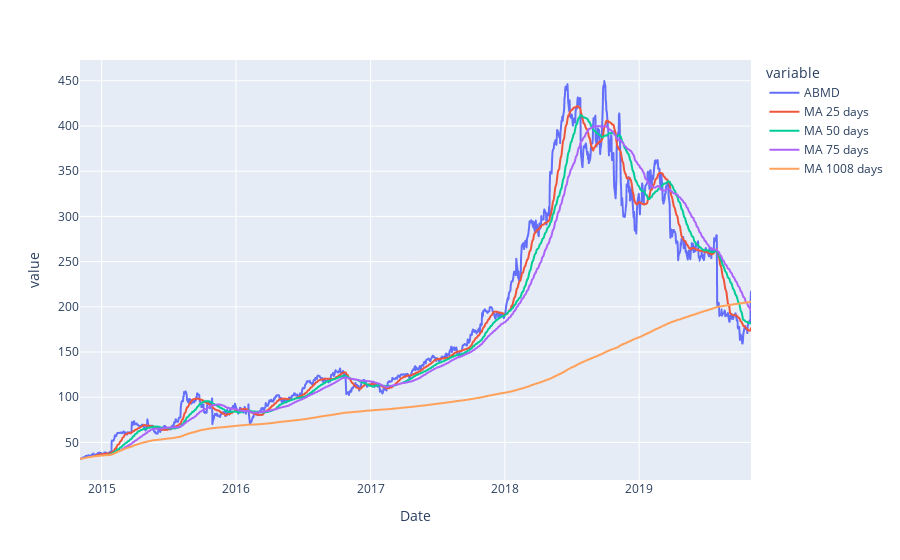

The notebook cell saved with this chart:
### Code cell
abmd.moving_average(25,50,75,252*4, end_date="2019-11-01")

### Figure 1 — Plotly figure (JSON) as saved in the notebook; plotly's stock layout.template omitted (floating-point values rounded to 4 significant figures; data arrays with more than 128 entries replaced by an {"elided": "..."} marker saying what was removed)
{"data": [{"hovertemplate": "variable=ABMD<br>Date=%{x}<br>value=%{y}<extra></extra>", "legendgroup": "ABMD", "line": {"color": "#636efa", "dash": "solid"}, "mode": "lines", "name": "ABMD", "showlegend": true, "type": "scattergl", "x": {"elided": "1259 str values"}, "xaxis": "x", "y": {"elided": "1259 float values"}, "yaxis": "y"}, {"hovertemplate": "variable=MA 25 days<br>Date=%{x}<br>value=%{y}<extra></extra>", "legendgroup": "MA 25 days", "line": {"color": "#EF553B", "dash": "solid"}, "mode": "lines", "name": "MA 25 days", "showlegend": true, "type": "scattergl", "x": {"elided": "1259 str values"}, "xaxis": "x", "y": {"elided": "1259 float values"}, "yaxis": "y"}, {"hovertemplate": "variable=MA 50 days<br>Date=%{x}<br>value=%{y}<extra></extra>", "legendgroup": "MA 50 days", "line": {"color": "#00cc96", "dash": "solid"}, "mode": "lines", "name": "MA 50 days", "showlegend": true, "type": "scattergl", "x": {"elided": "1259 str values"}, "xaxis": "x", "y": {"elided": "1259 float values"}, "yaxis": "y"}, {"hovertemplate": "variable=MA 75 days<br>Date=%{x}<br>value=%{y}<extra></extra>", "legendgroup": "MA 75 days", "line": {"color": "#ab63fa", "dash": "solid"}, "mode": "lines", "name": "MA 75 days", "showlegend": true, "type": "scattergl", "x": {"elided": "1259 str values"}, "xaxis": "x", "y": {"elided": "1259 float values"}, "yaxis": "y"}, {"hovertemplate": "variable=MA 1008 days<br>Date=%{x}<br>value=%{y}<extra></extra>", "legendgroup": "MA 1008 days", "line": {"color": "#FFA15A", "dash": "solid"}, "mode": "lines", "name": "MA 1008 days", "showlegend": true, "type": "scattergl", "x": {"elided": "1259 str values"}, "xaxis": "x", "y": {"elided": "1259 float values"}, "yaxis": "y"}], "layout": {"legend": {"title": {"text": "variable"}, "tracegroupgap": 0}, "margin": {"t": 60}, "xaxis": {"anchor": "y", "domain": [0, 1], "title": {"text": "Date"}}, "yaxis": {"anchor": "x", "domain": [0, 1], "title": {"text": "value"}}}}
